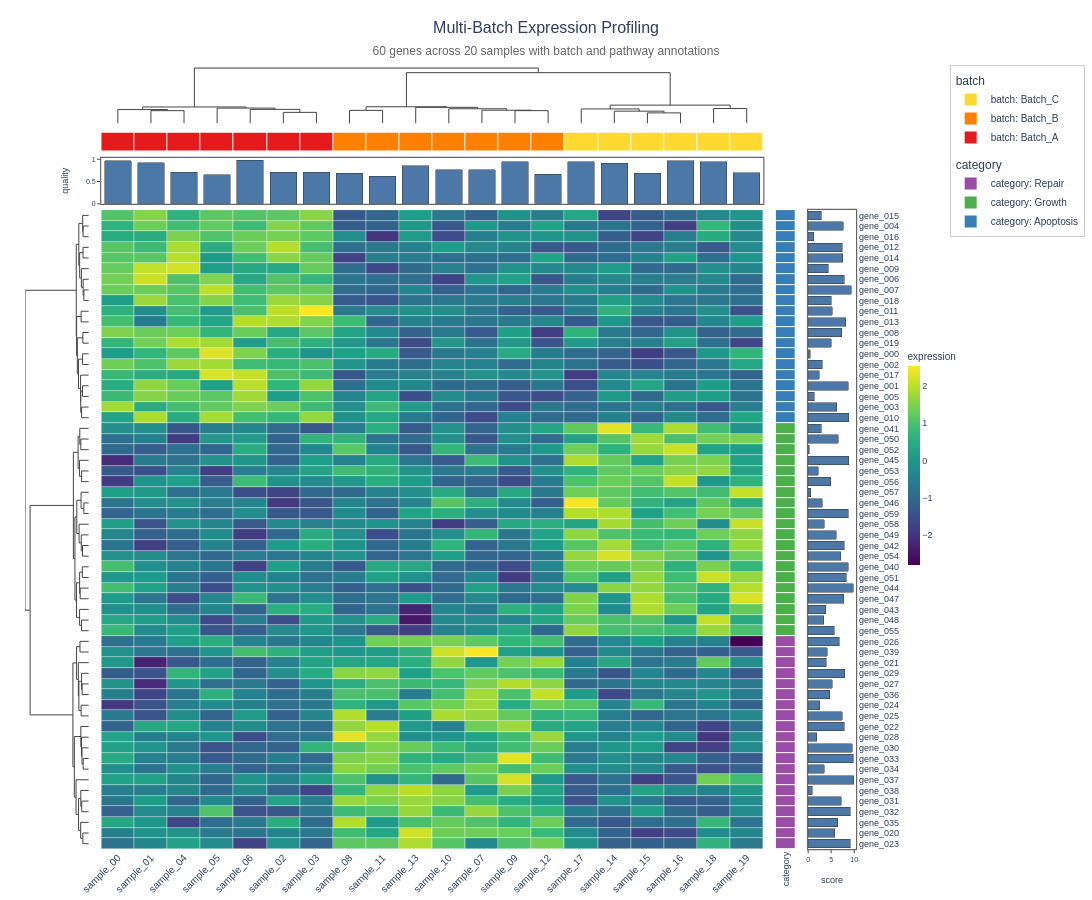

Notebook code cell kept with this figure:
### Markdown cell above
## 3. Large heatmap — title + description, multiple annotation tracks

### Code cell
# 60x20 matrix with multiple annotation tracks
n_genes, n_samples = 60, 20
big_data = rng.standard_normal((n_genes, n_samples))
big_data[:20, :7] += 3.0
big_data[20:40, 7:14] += 2.0
big_data[40:, 14:] += 2.5

df_big = pd.DataFrame(
    big_data,
    index=[f"gene_{i:03d}" for i in range(n_genes)],
    columns=[f"sample_{j:02d}" for j in range(n_samples)],
)

# Column annotations: batch + quality score
batch = ["Batch_A"] * 7 + ["Batch_B"] * 7 + ["Batch_C"] * 6
quality = rng.uniform(0.6, 1.0, size=n_samples)
top_ha = HeatmapAnnotation(batch=batch, quality=quality)

# Row annotations: category + numeric score
category = ["Apoptosis"] * 20 + ["Repair"] * 20 + ["Growth"] * 20
score = rng.uniform(0, 10, size=n_genes)
right_ha = HeatmapAnnotation(category=category, score=score, which="row")

hm3 = ComplexHeatmap(
    df_big,
    cluster_rows=True,
    cluster_cols=True,
    top_annotation=top_ha,
    right_annotation=right_ha,
    colorscale="Viridis",
    normalize="row",
    name="expression",
    title="Multi-Batch Expression Profiling",
    description="60 genes across 20 samples with batch and pathway annotations",
    width=1100,
    height=900,
)
fig3 = hm3.to_plotly()
fig3.show()

### Figure 1 — Plotly figure (JSON) as saved in the notebook; plotly's stock layout.template omitted (floating-point values rounded to 4 significant figures; data arrays with more than 128 entries replaced by an {"elided": "..."} marker saying what was removed)
{"data": [{"colorbar": {"len": 0.3, "outlinewidth": 0, "thickness": 12, "tickfont": {"family": "Arial, Helvetica, sans-serif", "size": 9}, "title": {"font": {"family": "Arial, Helvetica, sans-serif", "size": 10}, "text": "expression"}, "x": 1.057, "xpad": 4, "y": 0.5}, "colorscale": [[0.0, "#440154"], [0.1111, "#482878"], [0.2222, "#3e4989"], [0.3333, "#31688e"], [0.4444, "#26828e"], [0.5556, "#1f9e89"], [0.6667, "#35b779"], [0.7778, "#6ece58"], [0.8889, "#b5de2b"], [1.0, "#fde725"]], "customdata": {"elided": "60x20x2 str values"}, "hovertemplate": "row: %{customdata[0]}<br>col: %{customdata[1]}<br>value: %{z:.3f}<extra></extra>", "type": "heatmap", "x": [0.0, 1.0, 2.0, 3.0, 4.0, 5.0, 6.0, 7.0, 8.0, 9.0, 10.0, 11.0, 12.0, 13.0, 14.0, 15.0, 16.0, 17.0, 18.0, 19.0], "xaxis": "x5", "xgap": 0.5, "y": [0.0, 1.0, 2.0, 3.0, 4.0, 5.0, 6.0, 7.0, 8.0, 9.0, 10.0, 11.0, 12.0, 13.0, 14.0, 15.0, 16.0, 17.0, 18.0, 19.0, 20.0, 21.0, 22.0, 23.0, 24.0, 25.0, 26.0, 27.0, 28.0, 29.0, 30.0, 31.0, 32.0, 33.0, 34.0, 35.0, 36.0, 37.0, 38.0, 39.0, 40.0, 41.0, 42.0, 43.0, 44.0, 45.0, 46.0, 47.0, 48.0, 49.0, 50.0, 51.0, 52.0, 53.0, 54.0, 55.0, 56.0, 57.0, 58.0, 59.0], "yaxis": "y5", "ygap": 0.5, "z": {"elided": "60x20 float values"}}, {"hoverinfo": "none", "line": {"color": "#444444", "width": 1.0}, "mode": "lines", "showlegend": false, "type": "scatter", "x": [1.0, 1.0, 2.0, 2.0], "xaxis": "x", "y": [0.0, 6.474, 6.474, 0.0], "yaxis": "y"}, {"hoverinfo": "none", "line": {"color": "#444444", "width": 1.0}, "mode": "lines", "showlegend": false, "type": "scatter", "x": [0.0, 0.0, 1.5, 1.5], "xaxis": "x", "y": [0.0, 7.051, 7.051, 6.474], "yaxis": "y"}, {"hoverinfo": "none", "line": {"color": "#444444", "width": 1.0}, "mode": "lines", "showlegend": false, "type": "scatter", "x": [5.0, 5.0, 6.0, 6.0], "xaxis": "x", "y": [0.0, 5.594, 5.594, 0.0], "yaxis": "y"}, {"hoverinfo": "none", "line": {"color": "#444444", "width": 1.0}, "mode": "lines", "showlegend": false, "type": "scatter", "x": [4.0, 4.0, 5.5, 5.5], "xaxis": "x", "y": [0.0, 7.136, 7.136, 5.594], "yaxis": "y"}, {"hoverinfo": "none", "line": {"color": "#444444", "width": 1.0}, "mode": "lines", "showlegend": false, "type": "scatter", "x": [3.0, 3.0, 4.75, 4.75], "xaxis": "x", "y": [0.0, 7.809, 7.809, 7.136], "yaxis": "y"}, {"hoverinfo": "none", "line": {"color": "#444444", "width": 1.0}, "mode": "lines", "showlegend": false, "type": "scatter", "x": [0.75, 0.75, 3.875, 3.875], "xaxis": "x", "y": [7.051, 8.394, 8.394, 7.809], "yaxis": "y"}, {"hoverinfo": "none", "line": {"color": "#444444", "width": 1.0}, "mode": "lines", "showlegend": false, "type": "scatter", "x": [7.0, 7.0, 8.0, 8.0], "xaxis": "x", "y": [0.0, 6.635, 6.635, 0.0], "yaxis": "y"}, {"hoverinfo": "none", "line": {"color": "#444444", "width": 1.0}, "mode": "lines", "showlegend": false, "type": "scatter", "x": [12.0, 12.0, 13.0, 13.0], "xaxis": "x", "y": [0.0, 6.491, 6.491, 0.0], "yaxis": "y"}, {"hoverinfo": "none", "line": {"color": "#444444", "width": 1.0}, "mode": "lines", "showlegend": false, "type": "scatter", "x": [11.0, 11.0, 12.5, 12.5], "xaxis": "x", "y": [0.0, 6.702, 6.702, 6.491], "yaxis": "y"}, {"hoverinfo": "none", "line": {"color": "#444444", "width": 1.0}, "mode": "lines", "showlegend": false, "type": "scatter", "x": [10.0, 10.0, 11.75, 11.75], "xaxis": "x", "y": [0.0, 7.469, 7.469, 6.702], "yaxis": "y"}, {"hoverinfo": "none", "line": {"color": "#444444", "width": 1.0}, "mode": "lines", "showlegend": false, "type": "scatter", "x": [9.0, 9.0, 10.88, 10.88], "xaxis": "x", "y": [0.0, 8.2, 8.2, 7.469], "yaxis": "y"}, {"hoverinfo": "none", "line": {"color": "#444444", "width": 1.0}, "mode": "lines", "showlegend": false, "type": "scatter", "x": [7.5, 7.5, 9.938, 9.938], "xaxis": "x", "y": [6.635, 8.503, 8.503, 8.2], "yaxis": "y"}, {"hoverinfo": "none", "line": {"color": "#444444", "width": 1.0}, "mode": "lines", "showlegend": false, "type": "scatter", "x": [16.0, 16.0, 17.0, 17.0], "xaxis": "x", "y": [0.0, 5.325, 5.325, 0.0], "yaxis": "y"}, {"hoverinfo": "none", "line": {"color": "#444444", "width": 1.0}, "mode": "lines", "showlegend": false, "type": "scatter", "x": [15.0, 15.0, 16.5, 16.5], "xaxis": "x", "y": [0.0, 6.215, 6.215, 5.325], "yaxis": "y"}, {"hoverinfo": "none", "line": {"color": "#444444", "width": 1.0}, "mode": "lines", "showlegend": false, "type": "scatter", "x": [14.0, 14.0, 15.75, 15.75], "xaxis": "x", "y": [0.0, 7.372, 7.372, 6.215], "yaxis": "y"}, {"hoverinfo": "none", "line": {"color": "#444444", "width": 1.0}, "mode": "lines", "showlegend": false, "type": "scatter", "x": [18.0, 18.0, 19.0, 19.0], "xaxis": "x", "y": [0.0, 7.615, 7.615, 0.0], "yaxis": "y"}, {"hoverinfo": "none", "line": {"color": "#444444", "width": 1.0}, "mode": "lines", "showlegend": false, "type": "scatter", "x": [14.88, 14.88, 18.5, 18.5], "xaxis": "x", "y": [7.372, 9.342, 9.342, 7.615], "yaxis": "y"}, {"hoverinfo": "none", "line": {"color": "#444444", "width": 1.0}, "mode": "lines", "showlegend": false, "type": "scatter", "x": [8.719, 8.719, 16.69, 16.69], "xaxis": "x", "y": [8.503, 26.18, 26.18, 9.342], "yaxis": "y"}, {"hoverinfo": "none", "line": {"color": "#444444", "width": 1.0}, "mode": "lines", "showlegend": false, "type": "scatter", "x": [2.312, 2.312, 12.7, 12.7], "xaxis": "x", "y": [8.394, 28.57, 28.57, 26.18], "yaxis": "y"}, {"hoverinfo": "none", "line": {"color": "#444444", "width": 1.0}, "mode": "lines", "showlegend": false, "type": "scatter", "x": [-0.0, -2.525, -2.525, -0.0], "xaxis": "x4", "y": [1.0, 1.0, 2.0, 2.0], "yaxis": "y4"}, {"hoverinfo": "none", "line": {"color": "#444444", "width": 1.0}, "mode": "lines", "showlegend": false, "type": "scatter", "x": [-0.0, -2.712, -2.712, -2.525], "xaxis": "x4", "y": [0.0, 0.0, 1.5, 1.5], "yaxis": "y4"}, {"hoverinfo": "none", "line": {"color": "#444444", "width": 1.0}, "mode": "lines", "showlegend": false, "type": "scatter", "x": [-0.0, -2.543, -2.543, -0.0], "xaxis": "x4", "y": [3.0, 3.0, 4.0, 4.0], "yaxis": "y4"}, {"hoverinfo": "none", "line": {"color": "#444444", "width": 1.0}, "mode": "lines", "showlegend": false, "type": "scatter", "x": [-0.0, -2.159, -2.159, -0.0], "xaxis": "x4", "y": [7.0, 7.0, 8.0, 8.0], "yaxis": "y4"}, {"hoverinfo": "none", "line": {"color": "#444444", "width": 1.0}, "mode": "lines", "showlegend": false, "type": "scatter", "x": [-0.0, -2.512, -2.512, -2.159], "xaxis": "x4", "y": [6.0, 6.0, 7.5, 7.5], "yaxis": "y4"}, {"hoverinfo": "none", "line": {"color": "#444444", "width": 1.0}, "mode": "lines", "showlegend": false, "type": "scatter", "x": [-0.0, -3.279, -3.279, -2.512], "xaxis": "x4", "y": [5.0, 5.0, 6.75, 6.75], "yaxis": "y4"}, {"hoverinfo": "none", "line": {"color": "#444444", "width": 1.0}, "mode": "lines", "showlegend": false, "type": "scatter", "x": [-2.543, -4.036, -4.036, -3.279], "xaxis": "x4", "y": [3.5, 3.5, 5.875, 5.875], "yaxis": "y4"}, {"hoverinfo": "none", "line": {"color": "#444444", "width": 1.0}, "mode": "lines", "showlegend": false, "type": "scatter", "x": [-2.712, -4.411, -4.411, -4.036], "xaxis": "x4", "y": [0.75, 0.75, 4.688, 4.688], "yaxis": "y4"}, {"hoverinfo": "none", "line": {"color": "#444444", "width": 1.0}, "mode": "lines", "showlegend": false, "type": "scatter", "x": [-0.0, -3.389, -3.389, -0.0], "xaxis": "x4", "y": [9.0, 9.0, 10.0, 10.0], "yaxis": "y4"}, {"hoverinfo": "none", "line": {"color": "#444444", "width": 1.0}, "mode": "lines", "showlegend": false, "type": "scatter", "x": [-0.0, -2.604, -2.604, -0.0], "xaxis": "x4", "y": [11.0, 11.0, 12.0, 12.0], "yaxis": "y4"}, {"hoverinfo": "none", "line": {"color": "#444444", "width": 1.0}, "mode": "lines", "showlegend": false, "type": "scatter", "x": [-0.0, -2.746, -2.746, -0.0], "xaxis": "x4", "y": [13.0, 13.0, 14.0, 14.0], "yaxis": "y4"}, {"hoverinfo": "none", "line": {"color": "#444444", "width": 1.0}, "mode": "lines", "showlegend": false, "type": "scatter", "x": [-0.0, -2.775, -2.775, -0.0], "xaxis": "x4", "y": [16.0, 16.0, 17.0, 17.0], "yaxis": "y4"}, {"hoverinfo": "none", "line": {"color": "#444444", "width": 1.0}, "mode": "lines", "showlegend": false, "type": "scatter", "x": [-0.0, -3.168, -3.168, -0.0], "xaxis": "x4", "y": [18.0, 18.0, 19.0, 19.0], "yaxis": "y4"}, {"hoverinfo": "none", "line": {"color": "#444444", "width": 1.0}, "mode": "lines", "showlegend": false, "type": "scatter", "x": [-2.775, -3.569, -3.569, -3.168], "xaxis": "x4", "y": [16.5, 16.5, 18.5, 18.5], "yaxis": "y4"}, {"hoverinfo": "none", "line": {"color": "#444444", "width": 1.0}, "mode": "lines", "showlegend": false, "type": "scatter", "x": [-0.0, -3.627, -3.627, -3.569], "xaxis": "x4", "y": [15.0, 15.0, 17.5, 17.5], "yaxis": "y4"}, {"hoverinfo": "none", "line": {"color": "#444444", "width": 1.0}, "mode": "lines", "showlegend": false, "type": "scatter", "x": [-2.746, -4.528, -4.528, -3.627], "xaxis": "x4", "y": [13.5, 13.5, 16.25, 16.25], "yaxis": "y4"}, {"hoverinfo": "none", "line": {"color": "#444444", "width": 1.0}, "mode": "lines", "showlegend": false, "type": "scatter", "x": [-2.604, -5.059, -5.059, -4.528], "xaxis": "x4", "y": [11.5, 11.5, 14.88, 14.88], "yaxis": "y4"}, {"hoverinfo": "none", "line": {"color": "#444444", "width": 1.0}, "mode": "lines", "showlegend": false, "type": "scatter", "x": [-3.389, -5.382, -5.382, -5.059], "xaxis": "x4", "y": [9.5, 9.5, 13.19, 13.19], "yaxis": "y4"}, {"hoverinfo": "none", "line": {"color": "#444444", "width": 1.0}, "mode": "lines", "showlegend": false, "type": "scatter", "x": [-4.411, -5.528, -5.528, -5.382], "xaxis": "x4", "y": [2.719, 2.719, 11.34, 11.34], "yaxis": "y4"}, {"hoverinfo": "none", "line": {"color": "#444444", "width": 1.0}, "mode": "lines", "showlegend": false, "type": "scatter", "x": [-0.0, -3.517, -3.517, -0.0], "xaxis": "x4", "y": [21.0, 21.0, 22.0, 22.0], "yaxis": "y4"}, {"hoverinfo": "none", "line": {"color": "#444444", "width": 1.0}, "mode": "lines", "showlegend": false, "type": "scatter", "x": [-0.0, -3.975, -3.975, -3.517], "xaxis": "x4", "y": [20.0, 20.0, 21.5, 21.5], "yaxis": "y4"}, {"hoverinfo": "none", "line": {"color": "#444444", "width": 1.0}, "mode": "lines", "showlegend": false, "type": "scatter", "x": [-0.0, -3.185, -3.185, -0.0], "xaxis": "x4", "y": [24.0, 24.0, 25.0, 25.0], "yaxis": "y4"}, {"hoverinfo": "none", "line": {"color": "#444444", "width": 1.0}, "mode": "lines", "showlegend": false, "type": "scatter", "x": [-0.0, -4.081, -4.081, -3.185], "xaxis": "x4", "y": [23.0, 23.0, 24.5, 24.5], "yaxis": "y4"}, {"hoverinfo": "none", "line": {"color": "#444444", "width": 1.0}, "mode": "lines", "showlegend": false, "type": "scatter", "x": [-3.975, -4.72, -4.72, -4.081], "xaxis": "x4", "y": [20.75, 20.75, 23.75, 23.75], "yaxis": "y4"}, {"hoverinfo": "none", "line": {"color": "#444444", "width": 1.0}, "mode": "lines", "showlegend": false, "type": "scatter", "x": [-0.0, -2.195, -2.195, -0.0], "xaxis": "x4", "y": [27.0, 27.0, 28.0, 28.0], "yaxis": "y4"}, {"hoverinfo": "none", "line": {"color": "#444444", "width": 1.0}, "mode": "lines", "showlegend": false, "type": "scatter", "x": [-0.0, -3.407, -3.407, -2.195], "xaxis": "x4", "y": [26.0, 26.0, 27.5, 27.5], "yaxis": "y4"}, {"hoverinfo": "none", "line": {"color": "#444444", "width": 1.0}, "mode": "lines", "showlegend": false, "type": "scatter", "x": [-0.0, -2.782, -2.782, -0.0], "xaxis": "x4", "y": [31.0, 31.0, 32.0, 32.0], "yaxis": "y4"}, {"hoverinfo": "none", "line": {"color": "#444444", "width": 1.0}, "mode": "lines", "showlegend": false, "type": "scatter", "x": [-0.0, -3.337, -3.337, -2.782], "xaxis": "x4", "y": [30.0, 30.0, 31.5, 31.5], "yaxis": "y4"}, {"hoverinfo": "none", "line": {"color": "#444444", "width": 1.0}, "mode": "lines", "showlegend": false, "type": "scatter", "x": [-0.0, -4.284, -4.284, -3.337], "xaxis": "x4", "y": [29.0, 29.0, 30.75, 30.75], "yaxis": "y4"}, {"hoverinfo": "none", "line": {"color": "#444444", "width": 1.0}, "mode": "lines", "showlegend": false, "type": "scatter", "x": [-3.407, -5.297, -5.297, -4.284], "xaxis": "x4", "y": [26.75, 26.75, 29.88, 29.88], "yaxis": "y4"}, {"hoverinfo": "none", "line": {"color": "#444444", "width": 1.0}, "mode": "lines", "showlegend": false, "type": "scatter", "x": [-0.0, -2.87, -2.87, -0.0], "xaxis": "x4", "y": [33.0, 33.0, 34.0, 34.0], "yaxis": "y4"}, {"hoverinfo": "none", "line": {"color": "#444444", "width": 1.0}, "mode": "lines", "showlegend": false, "type": "scatter", "x": [-0.0, -3.811, -3.811, -0.0], "xaxis": "x4", "y": [35.0, 35.0, 36.0, 36.0], "yaxis": "y4"}, {"hoverinfo": "none", "line": {"color": "#444444", "width": 1.0}, "mode": "lines", "showlegend": false, "type": "scatter", "x": [-2.87, -4.051, -4.051, -3.811], "xaxis": "x4", "y": [33.5, 33.5, 35.5, 35.5], "yaxis": "y4"}, {"hoverinfo": "none", "line": {"color": "#444444", "width": 1.0}, "mode": "lines", "showlegend": false, "type": "scatter", "x": [-0.0, -3.22, -3.22, -0.0], "xaxis": "x4", "y": [38.0, 38.0, 39.0, 39.0], "yaxis": "y4"}, {"hoverinfo": "none", "line": {"color": "#444444", "width": 1.0}, "mode": "lines", "showlegend": false, "type": "scatter", "x": [-0.0, -4.064, -4.064, -3.22], "xaxis": "x4", "y": [37.0, 37.0, 38.5, 38.5], "yaxis": "y4"}, {"hoverinfo": "none", "line": {"color": "#444444", "width": 1.0}, "mode": "lines", "showlegend": false, "type": "scatter", "x": [-4.051, -5.436, -5.436, -4.064], "xaxis": "x4", "y": [34.5, 34.5, 37.75, 37.75], "yaxis": "y4"}, {"hoverinfo": "none", "line": {"color": "#444444", "width": 1.0}, "mode": "lines", "showlegend": false, "type": "scatter", "x": [-5.297, -6.12, -6.12, -5.436], "xaxis": "x4", "y": [28.31, 28.31, 36.12, 36.12], "yaxis": "y4"}, {"hoverinfo": "none", "line": {"color": "#444444", "width": 1.0}, "mode": "lines", "showlegend": false, "type": "scatter", "x": [-4.72, -6.808, -6.808, -6.12], "xaxis": "x4", "y": [22.25, 22.25, 32.22, 32.22], "yaxis": "y4"}, {"hoverinfo": "none", "line": {"color": "#444444", "width": 1.0}, "mode": "lines", "showlegend": false, "type": "scatter", "x": [-0.0, -3.9, -3.9, -0.0], "xaxis": "x4", "y": [40.0, 40.0, 41.0, 41.0], "yaxis": "y4"}, {"hoverinfo": "none", "line": {"color": "#444444", "width": 1.0}, "mode": "lines", "showlegend": false, "type": "scatter", "x": [-0.0, -2.943, -2.943, -0.0], "xaxis": "x4", "y": [44.0, 44.0, 45.0, 45.0], "yaxis": "y4"}, {"hoverinfo": "none", "line": {"color": "#444444", "width": 1.0}, "mode": "lines", "showlegend": false, "type": "scatter", "x": [-0.0, -3.182, -3.182, -2.943], "xaxis": "x4", "y": [43.0, 43.0, 44.5, 44.5], "yaxis": "y4"}, {"hoverinfo": "none", "line": {"color": "#444444", "width": 1.0}, "mode": "lines", "showlegend": false, "type": "scatter", "x": [-0.0, -3.394, -3.394, -0.0], "xaxis": "x4", "y": [46.0, 46.0, 47.0, 47.0], "yaxis": "y4"}, {"hoverinfo": "none", "line": {"color": "#444444", "width": 1.0}, "mode": "lines", "showlegend": false, "type": "scatter", "x": [-3.182, -4.369, -4.369, -3.394], "xaxis": "x4", "y": [43.75, 43.75, 46.5, 46.5], "yaxis": "y4"}, {"hoverinfo": "none", "line": {"color": "#444444", "width": 1.0}, "mode": "lines", "showlegend": false, "type": "scatter", "x": [-0.0, -4.605, -4.605, -4.369], "xaxis": "x4", "y": [42.0, 42.0, 45.12, 45.12], "yaxis": "y4"}, {"hoverinfo": "none", "line": {"color": "#444444", "width": 1.0}, "mode": "lines", "showlegend": false, "type": "scatter", "x": [-3.9, -5.397, -5.397, -4.605], "xaxis": "x4", "y": [40.5, 40.5, 43.56, 43.56], "yaxis": "y4"}, {"hoverinfo": "none", "line": {"color": "#444444", "width": 1.0}, "mode": "lines", "showlegend": false, "type": "scatter", "x": [-0.0, -2.484, -2.484, -0.0], "xaxis": "x4", "y": [51.0, 51.0, 52.0, 52.0], "yaxis": "y4"}, {"hoverinfo": "none", "line": {"color": "#444444", "width": 1.0}, "mode": "lines", "showlegend": false, "type": "scatter", "x": [-0.0, -3.008, -3.008, -2.484], "xaxis": "x4", "y": [50.0, 50.0, 51.5, 51.5], "yaxis": "y4"}, {"hoverinfo": "none", "line": {"color": "#444444", "width": 1.0}, "mode": "lines", "showlegend": false, "type": "scatter", "x": [-0.0, -3.239, -3.239, -3.008], "xaxis": "x4", "y": [49.0, 49.0, 50.75, 50.75], "yaxis": "y4"}, {"hoverinfo": "none", "line": {"color": "#444444", "width": 1.0}, "mode": "lines", "showlegend": false, "type": "scatter", "x": [-0.0, -3.519, -3.519, -3.239], "xaxis": "x4", "y": [48.0, 48.0, 49.88, 49.88], "yaxis": "y4"}, {"hoverinfo": "none", "line": {"color": "#444444", "width": 1.0}, "mode": "lines", "showlegend": false, "type": "scatter", "x": [-0.0, -3.115, -3.115, -0.0], "xaxis": "x4", "y": [55.0, 55.0, 56.0, 56.0], "yaxis": "y4"}, {"hoverinfo": "none", "line": {"color": "#444444", "width": 1.0}, "mode": "lines", "showlegend": false, "type": "scatter", "x": [-0.0, -3.522, -3.522, -3.115], "xaxis": "x4", "y": [54.0, 54.0, 55.5, 55.5], "yaxis": "y4"}, {"hoverinfo": "none", "line": {"color": "#444444", "width": 1.0}, "mode": "lines", "showlegend": false, "type": "scatter", "x": [-0.0, -2.629, -2.629, -0.0], "xaxis": "x4", "y": [58.0, 58.0, 59.0, 59.0], "yaxis": "y4"}, {"hoverinfo": "none", "line": {"color": "#444444", "width": 1.0}, "mode": "lines", "showlegend": false, "type": "scatter", "x": [-0.0, -3.589, -3.589, -2.629], "xaxis": "x4", "y": [57.0, 57.0, 58.5, 58.5], "yaxis": "y4"}, {"hoverinfo": "none", "line": {"color": "#444444", "width": 1.0}, "mode": "lines", "showlegend": false, "type": "scatter", "x": [-3.522, -4.524, -4.524, -3.589], "xaxis": "x4", "y": [54.75, 54.75, 57.75, 57.75], "yaxis": "y4"}, {"hoverinfo": "none", "line": {"color": "#444444", "width": 1.0}, "mode": "lines", "showlegend": false, "type": "scatter", "x": [-0.0, -5.634, -5.634, -4.524], "xaxis": "x4", "y": [53.0, 53.0, 56.25, 56.25], "yaxis": "y4"}, {"hoverinfo": "none", "line": {"color": "#444444", "width": 1.0}, "mode": "lines", "showlegend": false, "type": "scatter", "x": [-3.519, -6.388, -6.388, -5.634], "xaxis": "x4", "y": [48.94, 48.94, 54.62, 54.62], "yaxis": "y4"}, {"hoverinfo": "none", "line": {"color": "#444444", "width": 1.0}, "mode": "lines", "showlegend": false, "type": "scatter", "x": [-5.397, -7.013, -7.013, -6.388], "xaxis": "x4", "y": [42.03, 42.03, 51.78, 51.78], "yaxis": "y4"}, {"hoverinfo": "none", "line": {"color": "#444444", "width": 1.0}, "mode": "lines", "showlegend": false, "type": "scatter", "x": [-6.808, -25.89, -25.89, -7.013], "xaxis": "x4", "y": [27.23, 27.23, 46.91, 46.91], "yaxis": "y4"}, {"hoverinfo": "none", "line": {"color": "#444444", "width": 1.0}, "mode": "lines", "showlegend": false, "type": "scatter", "x": [-5.528, -28.15, -28.15, -25.89], "xaxis": "x4", "y": [7.031, 7.031, 37.07, 37.07], "yaxis": "y4"}, {"colorscale": [[0.0, "#E41A1C"], [0.3333, "#E41A1C"], [0.3333, "#FF7F00"], [0.6667, "#FF7F00"], [0.6667, "#FFD92F"], [1.0, "#FFD92F"]], "customdata": [["Batch_A", "Batch_A", "Batch_A", "Batch_A", "Batch_A", "Batch_A", "Batch_A", "Batch_B", "Batch_B", "Batch_B", "Batch_B", "Batch_B", "Batch_B", "Batch_B", "Batch_C", "Batch_C", "Batch_C", "Batch_C", "Batch_C", "Batch_C"]], "hovertemplate": "batch: %{customdata}<extra></extra>", "showscale": false, "type": "heatmap", "x": [0.0, 1.0, 2.0, 3.0, 4.0, 5.0, 6.0, 7.0, 8.0, 9.0, 10.0, 11.0, 12.0, 13.0, 14.0, 15.0, 16.0, 17.0, 18.0, 19.0], "xaxis": "x2", "xgap": 1, "y": ["batch"], "yaxis": "y2", "ygap": 1, "z": [[0, 0, 0, 0, 0, 0, 0, 1, 1, 1, 1, 1, 1, 1, 2, 2, 2, 2, 2, 2]], "zmax": 2.5, "zmin": -0.5}, {"hovertemplate": "quality: %{y:.2f}<extra></extra>", "marker": {"color": "#4C78A8", "line": {"color": "#333333", "width": 0.5}}, "name": "quality", "showlegend": false, "type": "bar", "x": [0.0, 1.0, 2.0, 3.0, 4.0, 5.0, 6.0, 7.0, 8.0, 9.0, 10.0, 11.0, 12.0, 13.0, 14.0, 15.0, 16.0, 17.0, 18.0, 19.0], "xaxis": "x3", "y": [0.963, 0.9211, 0.7019, 0.654, 0.9775, 0.7064, 0.7097, 0.6899, 0.614, 0.8557, 0.7597, 0.7608, 0.9387, 0.6648, 0.9404, 0.9132, 0.6844, 0.967, 0.9394, 0.6911], "yaxis": "y3"}, {"colorscale": [[0.0, "#377EB8"], [0.3333, "#377EB8"], [0.3333, "#4DAF4A"], [0.6667, "#4DAF4A"], [0.6667, "#984EA3"], [1.0, "#984EA3"]], "customdata": [["Apoptosis"], ["Apoptosis"], ["Apoptosis"], ["Apoptosis"], ["Apoptosis"], ["Apoptosis"], ["Apoptosis"], ["Apoptosis"], ["Apoptosis"], ["Apoptosis"], ["Apoptosis"], ["Apoptosis"], ["Apoptosis"], ["Apoptosis"], ["Apoptosis"], ["Apoptosis"], ["Apoptosis"], ["Apoptosis"], ["Apoptosis"], ["Apoptosis"], ["Growth"], ["Growth"], ["Growth"], ["Growth"], ["Growth"], ["Growth"], ["Growth"], ["Growth"], ["Growth"], ["Growth"], ["Growth"], ["Growth"], ["Growth"], ["Growth"], ["Growth"], ["Growth"], ["Growth"], ["Growth"], ["Growth"], ["Growth"], ["Repair"], ["Repair"], ["Repair"], ["Repair"], ["Repair"], ["Repair"], ["Repair"], ["Repair"], ["Repair"], ["Repair"], ["Repair"], ["Repair"], ["Repair"], ["Repair"], ["Repair"], ["Repair"], ["Repair"], ["Repair"], ["Repair"], ["Repair"]], "hovertemplate": "category: %{customdata}<extra></extra>", "showscale": false, "type": "heatmap", "x": ["category"], "xaxis": "x6", "xgap": 1, "y": [0.0, 1.0, 2.0, 3.0, 4.0, 5.0, 6.0, 7.0, 8.0, 9.0, 10.0, 11.0, 12.0, 13.0, 14.0, 15.0, 16.0, 17.0, 18.0, 19.0, 20.0, 21.0, 22.0, 23.0, 24.0, 25.0, 26.0, 27.0, 28.0, 29.0, 30.0, 31.0, 32.0, 33.0, 34.0, 35.0, 36.0, 37.0, 38.0, 39.0, 40.0, 41.0, 42.0, 43.0, 44.0, 45.0, 46.0, 47.0, 48.0, 49.0, 50.0, 51.0, 52.0, 53.0, 54.0, 55.0, 56.0, 57.0, 58.0, 59.0], "yaxis": "y6", "ygap": 1, "z": [[0], [0], [0], [0], [0], [0], [0], [0], [0], [0], [0], [0], [0], [0], [0], [0], [0], [0], [0], [0], [1], [1], [1], [1], [1], [1], [1], [1], [1], [1], [1], [1], [1], [1], [1], [1], [1], [1], [1], [1], [2], [2], [2], [2], [2], [2], [2], [2], [2], [2], [2], [2], [2], [2], [2], [2], [2], [2], [2], [2]], "zmax": 2.5, "zmin": -0.5}, {"hovertemplate": "score: %{x:.2f}<extra></extra>", "marker": {"color": "#4C78A8", "line": {"color": "#333333", "width": 0.5}}, "name": "score", "orientation": "h", "showlegend": false, "type": "bar", "x": [2.879, 7.6, 1.178, 7.448, 7.494, 4.412, 7.808, 9.385, 5.029, 5.275, 8.205, 7.284, 5.053, 0.5054, 3.058, 2.383, 8.674, 1.283, 6.189, 8.767, 2.841, 6.585, 0.2445, 8.835, 2.202, 4.956, 0.5521, 3.013, 8.651, 3.483, 6.064, 7.878, 7.119, 8.755, 8.296, 9.8, 7.702, 3.828, 3.369, 5.635, 6.78, 4.124, 3.951, 7.952, 5.231, 4.739, 2.467, 7.365, 7.869, 1.885, 9.606, 9.842, 3.521, 9.866, 0.9381, 7.218, 9.179, 6.382, 5.826, 9.132], "xaxis": "x7", "y": [0.0, 1.0, 2.0, 3.0, 4.0, 5.0, 6.0, 7.0, 8.0, 9.0, 10.0, 11.0, 12.0, 13.0, 14.0, 15.0, 16.0, 17.0, 18.0, 19.0, 20.0, 21.0, 22.0, 23.0, 24.0, 25.0, 26.0, 27.0, 28.0, 29.0, 30.0, 31.0, 32.0, 33.0, 34.0, 35.0, 36.0, 37.0, 38.0, 39.0, 40.0, 41.0, 42.0, 43.0, 44.0, 45.0, 46.0, 47.0, 48.0, 49.0, 50.0, 51.0, 52.0, 53.0, 54.0, 55.0, 56.0, 57.0, 58.0, 59.0], "yaxis": "y7"}, {"legendgroup": "batch", "legendgrouptitle": {"text": "batch"}, "marker": {"color": "#E41A1C", "size": 10, "symbol": "square"}, "mode": "markers", "name": "batch: Batch_A", "showlegend": true, "type": "scatter", "x": [null], "y": [null]}, {"legendgroup": "batch", "legendgrouptitle": {"text": "batch"}, "marker": {"color": "#FF7F00", "size": 10, "symbol": "square"}, "mode": "markers", "name": "batch: Batch_B", "showlegend": true, "type": "scatter", "x": [null], "y": [null]}, {"legendgroup": "batch", "legendgrouptitle": {"text": "batch"}, "marker": {"color": "#FFD92F", "size": 10, "symbol": "square"}, "mode": "markers", "name": "batch: Batch_C", "showlegend": true, "type": "scatter", "x": [null], "y": [null]}, {"legendgroup": "category", "legendgrouptitle": {"text": "category"}, "marker": {"color": "#377EB8", "size": 10, "symbol": "square"}, "mode": "markers", "name": "category: Apoptosis", "showlegend": true, "type": "scatter", "x": [null], "y": [null]}, {"legendgroup": "category", "legendgrouptitle": {"text": "category"}, "marker": {"color": "#4DAF4A", "size": 10, "symbol": "square"}, "mode": "markers", "name": "category: Growth", "showlegend": true, "type": "scatter", "x": [null], "y": [null]}, {"legendgroup": "category", "legendgrouptitle": {"text": "category"}, "marker": {"color": "#984EA3", "size": 10, "symbol": "square"}, "mode": "markers", "name": "category: Repair", "showlegend": true, "type": "scatter", "x": [null], "y": [null]}], "layout": {"barmode": "stack", "font": {"family": "Arial, Helvetica, sans-serif", "size": 11}, "height": 900, "legend": {"bgcolor": "rgba(255,255,255,0.8)", "bordercolor": "#cccccc", "borderwidth": 1, "font": {"family": "Arial, Helvetica, sans-serif", "size": 10}, "itemsizing": "constant", "tracegroupgap": 8, "x": 1.113, "xanchor": "left", "y": 1.0, "yanchor": "top"}, "margin": {"b": 5, "l": 5, "r": 236, "t": 65}, "paper_bgcolor": "white", "plot_bgcolor": "rgba(0,0,0,0)", "title": {"font": {"family": "Arial, Helvetica, sans-serif", "size": 16}, "subtitle": {"font": {"color": "#666666", "family": "Arial, Helvetica, sans-serif", "size": 12}, "text": "60 genes across 20 samples with batch and pathway annotations"}, "text": "Multi-Batch Expression Profiling", "x": 0.5, "xanchor": "center"}, "width": 1100, "xaxis": {"anchor": "y", "domain": [0.09178, 0.8884], "matches": "x5", "showgrid": false, "showline": false, "showticklabels": false, "zeroline": false}, "xaxis2": {"anchor": "y2", "domain": [0.09178, 0.8884], "matches": "x5", "showgrid": false, "showline": false, "showticklabels": false, "zeroline": false}, "xaxis3": {"anchor": "y3", "domain": [0.09178, 0.8884], "linecolor": "#666666", "linewidth": 1.2, "matches": "x5", "mirror": true, "showgrid": false, "showline": true, "showticklabels": false, "zeroline": false}, "xaxis4": {"anchor": "y4", "domain": [0.0, 0.07678], "showgrid": false, "showline": false, "showticklabels": false, "zeroline": false}, "xaxis5": {"anchor": "y5", "domain": [0.09178, 0.8884], "showgrid": false, "showline": false, "showticklabels": true, "side": "bottom", "tickangle": -45, "tickfont": {"family": "Arial, Helvetica, sans-serif", "size": 10}, "ticktext": ["sample_00", "sample_01", "sample_04", "sample_05", "sample_06", "sample_02", "sample_03", "sample_08", "sample_11", "sample_13", "sample_10", "sample_07", "sample_09", "sample_12", "sample_17", "sample_14", "sample_15", "sample_16", "sample_18", "sample_19"], "tickvals": [0, 1, 2, 3, 4, 5, 6, 7, 8, 9, 10, 11, 12, 13, 14, 15, 16, 17, 18, 19], "zeroline": false}, "xaxis6": {"anchor": "y6", "domain": [0.9034, 0.9274], "showgrid": false, "showline": false, "showticklabels": true, "tickangle": -90, "tickfont": {"family": "Arial, Helvetica, sans-serif", "size": 9}, "ticktext": ["category"], "tickvals": ["category"], "zeroline": false}, "xaxis7": {"anchor": "y7", "domain": [0.9424, 1.0], "linecolor": "#666666", "linewidth": 1.2, "mirror": true, "showgrid": false, "showline": true, "showticklabels": true, "tickfont": {"family": "Arial, Helvetica, sans-serif", "size": 7}, "ticklen": 3, "ticks": "outside", "title": {"font": {"family": "Arial, Helvetica, sans-serif", "size": 9}, "text": "score"}, "zeroline": false}, "yaxis": {"anchor": "x", "domain": [0.9219, 1.0], "showgrid": false, "showline": false, "showticklabels": false, "zeroline": false}, "yaxis2": {"anchor": "x2", "domain": [0.8895, 0.9139], "showgrid": false, "showline": false, "showticklabels": false, "zeroline": false}, "yaxis3": {"anchor": "x3", "domain": [0.823, 0.8815], "linecolor": "#666666", "linewidth": 1.2, "mirror": true, "showgrid": false, "showline": true, "showticklabels": true, "tickfont": {"family": "Arial, Helvetica, sans-serif", "size": 7}, "ticklen": 3, "ticks": "outside", "title": {"font": {"family": "Arial, Helvetica, sans-serif", "size": 9}, "text": "quality"}, "zeroline": false}, "yaxis4": {"anchor": "x4", "autorange": false, "domain": [0.0, 0.815], "range": [59.5, -0.5], "showgrid": false, "showline": false, "showticklabels": false, "zeroline": false}, "yaxis5": {"anchor": "x5", "autorange": false, "domain": [0.0, 0.815], "matches": "y4", "range": [59.5, -0.5], "showgrid": false, "showline": false, "showticklabels": false, "zeroline": false}, "yaxis6": {"anchor": "x6", "autorange": false, "domain": [0.0, 0.815], "matches": "y4", "range": [59.5, -0.5], "showgrid": false, "showline": false, "showticklabels": false, "zeroline": false}, "yaxis7": {"anchor": "x7", "autorange": false, "domain": [0.0, 0.815], "linecolor": "#666666", "linewidth": 1.2, "matches": "y4", "mirror": true, "range": [59.5, -0.5], "showgrid": false, "showline": true, "showticklabels": true, "side": "right", "tickfont": {"family": "Arial, Helvetica, sans-serif", "size": 9}, "ticktext": ["gene_015", "gene_004", "gene_016", "gene_012", "gene_014", "gene_009", "gene_006", "gene_007", "gene_018", "gene_011", "gene_013", "gene_008", "gene_019", "gene_000", "gene_002", "gene_017", "gene_001", "gene_005", "gene_003", "gene_010", "gene_041", "gene_050", "gene_052", "gene_045", "gene_053", "gene_056", "gene_057", "gene_046", "gene_059", "gene_058", "gene_049", "gene_042", "gene_054", "gene_040", "gene_051", "gene_044", "gene_047", "gene_043", "gene_048", "gene_055", "gene_026", "gene_039", "gene_021", "gene_029", "gene_027", "gene_036", "gene_024", "gene_025", "gene_022", "gene_028", "gene_030", "gene_033", "gene_034", "gene_037", "gene_038", "gene_031", "gene_032", "gene_035", "gene_020", "gene_023"], "tickvals": [0, 1, 2, 3, 4, 5, 6, 7, 8, 9, 10, 11, 12, 13, 14, 15, 16, 17, 18, 19, 20, 21, 22, 23, 24, 25, 26, 27, 28, 29, 30, 31, 32, 33, 34, 35, 36, 37, 38, 39, 40, 41, 42, 43, 44, 45, 46, 47, 48, 49, 50, 51, 52, 53, 54, 55, 56, 57, 58, 59], "zeroline": false}}}
